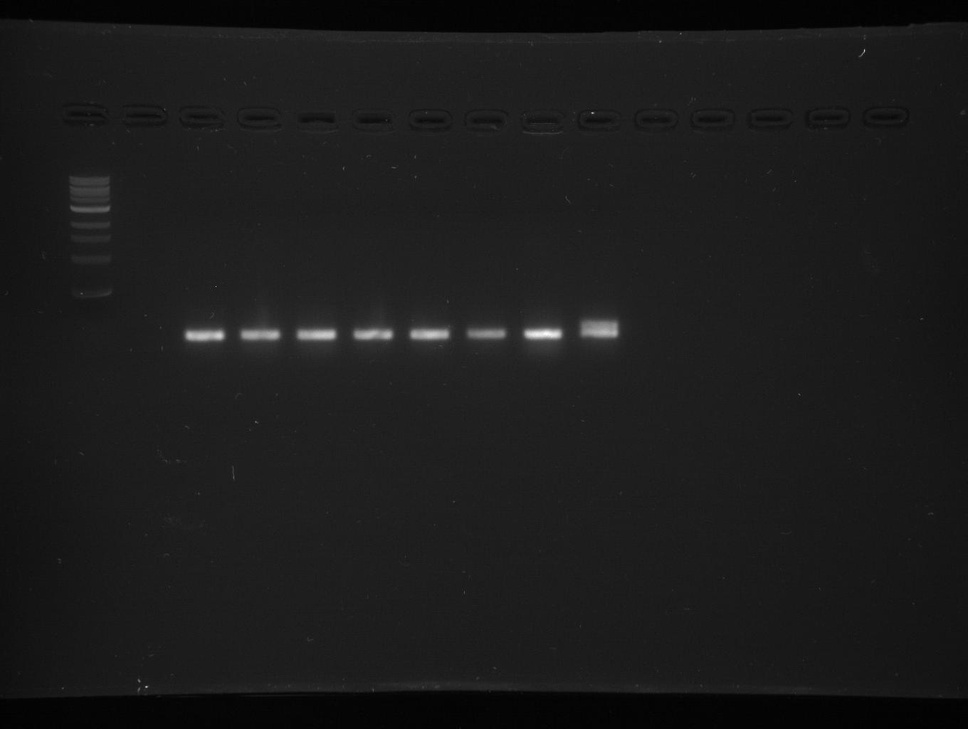
#> input picture UVP02064June72019.jpg, 968 x 729 px, shrunk from 1360 x 1024 before the run
$ jupyter execute region_segmentation.ipynb
#> lines starting #> are read from the running program, lines starting #| are printed output that depends on the picture; after the words box and inside, x2 and y2 are one past the last pixel; in counts of white or black regions, pixels touching at a corner belong together
[cell 1]
import cv2
import numpy as np
import matplotlib.pyplot as plt
import skimage
import imagecodecs
from skimage.filters import sobel
from skimage import morphology
from skimage.util import img_as_ubyte
from skimage.color import rgb2gray
from scipy import ndimage as ndi
from matplotlib import image
from skimage.color import label2rgb


def load_image(path):
    """Load input image"""
#> called with path = '../UVP02064June72019.jpg'
    # Read image
    img = image.imread(path)
#> img is the input picture: shape (729, 968, 3); min 1, max 252, mean 27.5
    # Convert to grayscale
    img = rgb2gray(img)
#> img: shape (729, 968) float64
    # Convert to 2D array with values from 0 to 255
    img = img_as_ubyte(img)
    # Return image as 2D numpy array
    return img

# Create histogram of gray values in image
# Can be used to determine bg and fg values in testing
def make_histogram(image):
    """
    # Create histogram of gray values in image
    # Can be used to determine bg and fg values in testing
    """
    # Actual making of histogram
    hist = np.histogram(image, bins=np.arange(0, 256))
    #print(hist)
    # Graphing the histogram next to the image
    fig, (ax1, ax2) = plt.subplots(1, 2, figsize=(8, 3))
    ax1.imshow(image, cmap=plt.cm.gray, interpolation='nearest')
    ax1.axis('off')
    ax2.plot(hist[1][:-1], hist[0], lw=2)
    ax2.set_title('histogram of grey values')
    plt.show()
    # Return histogram
    return hist


def watershed_seg(image, sure_fg, sure_bg):
    """Apply watershed algorithm to find bands"""
    # Use Sobel filter on original image to find elevation map
    elevation_map = sobel(image)
    # Define markers for the background and foreground of the image
    markers = np.zeros_like(image)
    markers[image < sure_bg] = 1  # <120
    markers[image > sure_fg] = 2  # >190
    # Apply the watershed algorithm itself, using the elevation map and markers
    segmentation = morphology.watershed(elevation_map, markers)
    # Fill holes and relabel bands, giving each a unique label
    segmentation = ndi.binary_fill_holes(segmentation - 1)
    labeled_bands, _ = ndi.label(segmentation)
    # Overlay labels on original image
    image_label_overlay = label2rgb(labeled_bands, image=image)
    # Plot image
    plt.figure()
    plt.title("Region-based Segmentation")
    plt.imshow(image_label_overlay)
    print(labeled_bands)
    # Return 2D array of same shape as orig. image with unique band labels
    return labeled_bands


# Not actually used, will take a few years to execute
# Note overlapp is deliberately mispelled to enable usage of overlap() elsewhere
def overlapp(label1, label2):
    discarded_label_values = []
    for r in range(0, len(label2)):
        if (label2[r] == label2[0]).all():
            continue
        for i in range(0, len(label2[r])):
            if label2[r][i] > 0:
                if label1[r][i] > 0:
                    discarded_label_values.append(label2[r][i])
                    print(r,i)
    for row in label2:
        for item in row:
            if item in discarded_label_values:
                item = 0
                print(row, item)
    return label2


def expand_areas(original_image, labeled_image, sure_bg):
    """Expand the areas of the found bands to those adjacent pixels which
    would potentially make bands on the next pass. Create a mask from them."""
    # Get properties of the labeled bands (will use to find centroid of bands)
    props = skimage.measure.regionprops(labeled_image)
    # Initialize output image
    output_image = np.zeros_like(original_image)
    # For each band
    for band in props:
        # Define centroid
        centroid = band.centroid
        # Set seed point to closest integer coord pair to centroid
        seed_point = (round(centroid[0]), round(centroid[1]))
        print(seed_point)
        # Initialize flooding image as full of zeros
        image_for_flood = np.zeros_like(original_image)
        # Set every pixel in flooding image that could possibly make a new band next pass to 1
        image_for_flood[original_image > sure_bg - 30] = 1
        # Use floodfill on the flooding image using the found bands
        # This will ideally exclude any areas that neighbour found bands from being considered as bands
        output_image_part = skimage.segmentation.flood(image_for_flood, seed_point, tolerance=None)
        # Add the excluded areas of each iteration to final excluded area
        output_image += output_image_part
        #plt.figure()
        #plt.title("Mask")
        #plt.imshow(output_image_part)
    return output_image


# overlap(watershed_seg(load_image("../samples/image3.tif"), 100, 120))

[cell 2]
#####
# Amount of times to repeat watershed algorithm
repetitions = 2

# Load image
img = load_image("../UVP02064June72019.jpg")

# Set starting fg and bg values
sure_fg = 120
sure_bg = 100

# Create copy of loaded image to apply mask to
working_img = img.copy()
# Create template for labels
final_labels = np.zeros_like(img, dtype="int32")

# Repeat the watershed algorithm "repetitions" times
for i in range(0, repetitions):
    print(i)
    # Run watershed algorithm
    label_set = watershed_seg(working_img, sure_fg, sure_bg)
    # Add found bands from this iteration to all found bands
    final_labels += label_set
    # Create mask
    mask = expand_areas(working_img, label_set, sure_bg)
    # Apply mask
    working_img[mask > 0] = 0
    plt.figure()
    plt.title("Masked")
    plt.imshow(working_img)
    # Reduce fg and bg values on each pass
    sure_fg -= 20
    sure_bg -= 20
    plt.figure()
    plt.imshow(label_set)
#> this loop made 2 passes
#> (printed output is left out)
#> pass 1, in watershed_seg, `elevation_map = sobel(image)`:
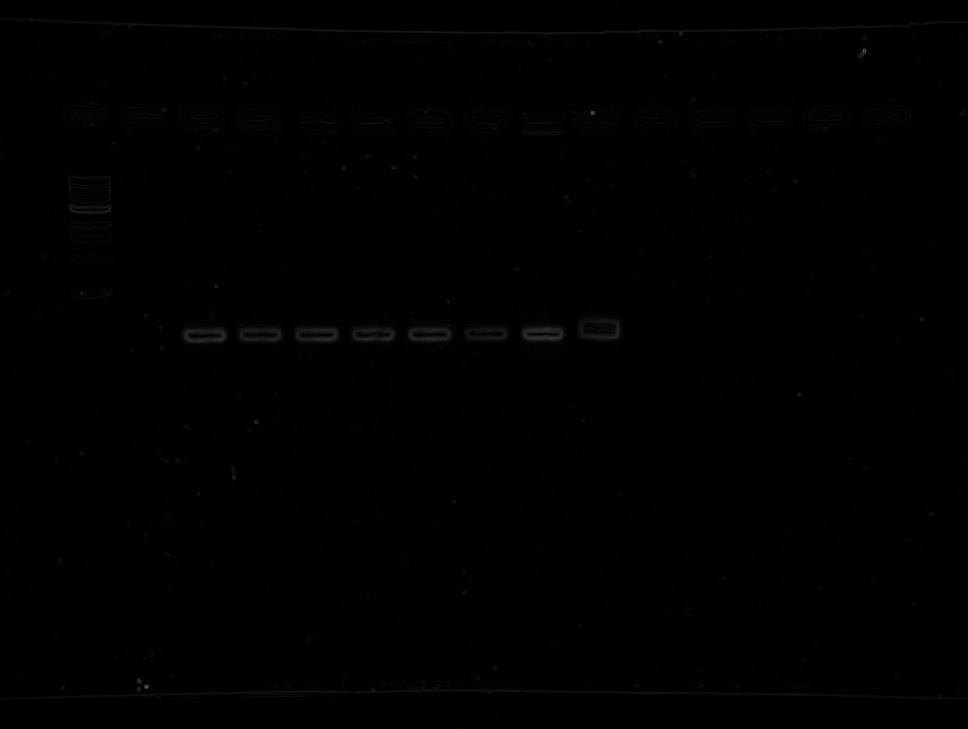
#> elevation_map: shape (729, 968) float64; min 0, max 0.389, mean 0.00485
#> pass 1, in watershed_seg, `segmentation = morphology.watershed(elevation_map, markers)`:
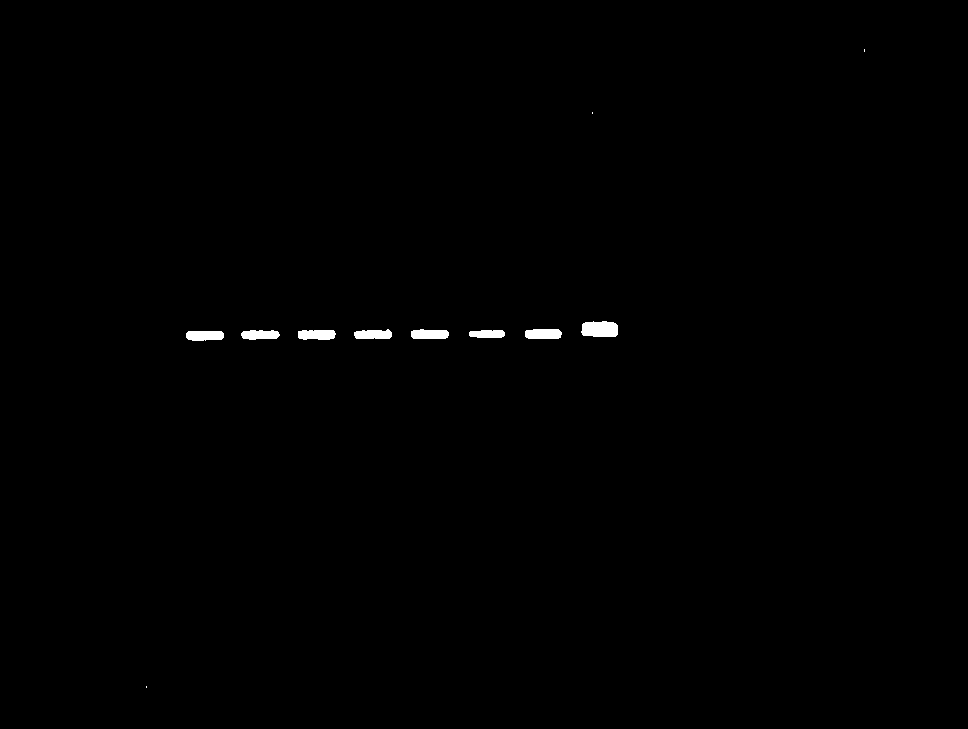
#> segmentation: shape (729, 968); values 1 (black) and 2 (white), 0.39% white; 11 white regions (3 under 20 px), largest, box (x1, y1, x2, y2) and area: (581, 321, 618, 337) 522, (525, 329, 562, 339) 345, (186, 331, 224, 341) 343
#> after the loop: final_labels: shape (729, 968) int32; 12 distinct labels, from 0 to 11
#> after the loop:
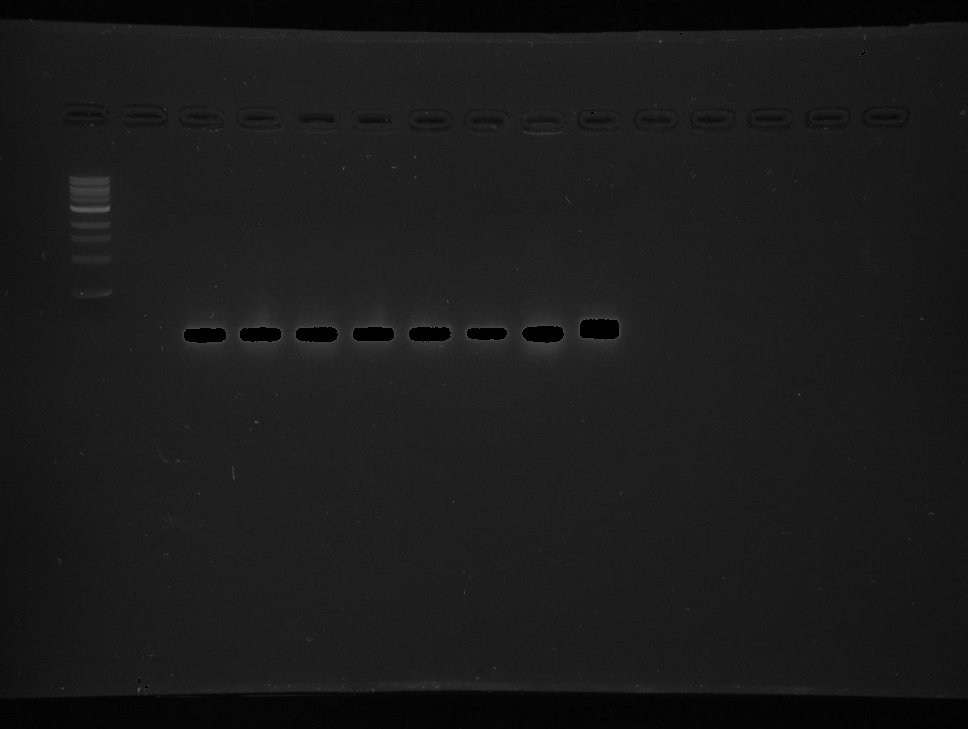
#> working_img: shape (729, 968); min 0, max 95, mean 26.7
#> after the loop, sure_bg = 60; sure_fg = 80


# Relabel bands to ensure correct labelling
labeled_fbands, _ = ndi.label(final_labels)
#> labeled_fbands: shape (729, 968) int32; 14 distinct labels, from 0 to 13
# Overlay found bands on original image
final_overlay = label2rgb(labeled_fbands, image=img)

props = skimage.measure.regionprops(labeled_fbands)
#> props = 13 regions; largest, box (x1, y1, x2, y2) and area: (581, 321, 618, 337) 522, (525, 329, 562, 339) 345, (186, 331, 224, 341) 343, (298, 330, 336, 340) 341, (411, 329, 449, 339) 333
for band in props:
    print(band.centroid)
    print(band.area)
#> this loop made 13 passes
#> (printed output is left out)

# Show final result
plt.figure()
plt.title("After all passes")
plt.imshow(final_overlay)

image.imsave("2_A_result.jpg", final_overlay)
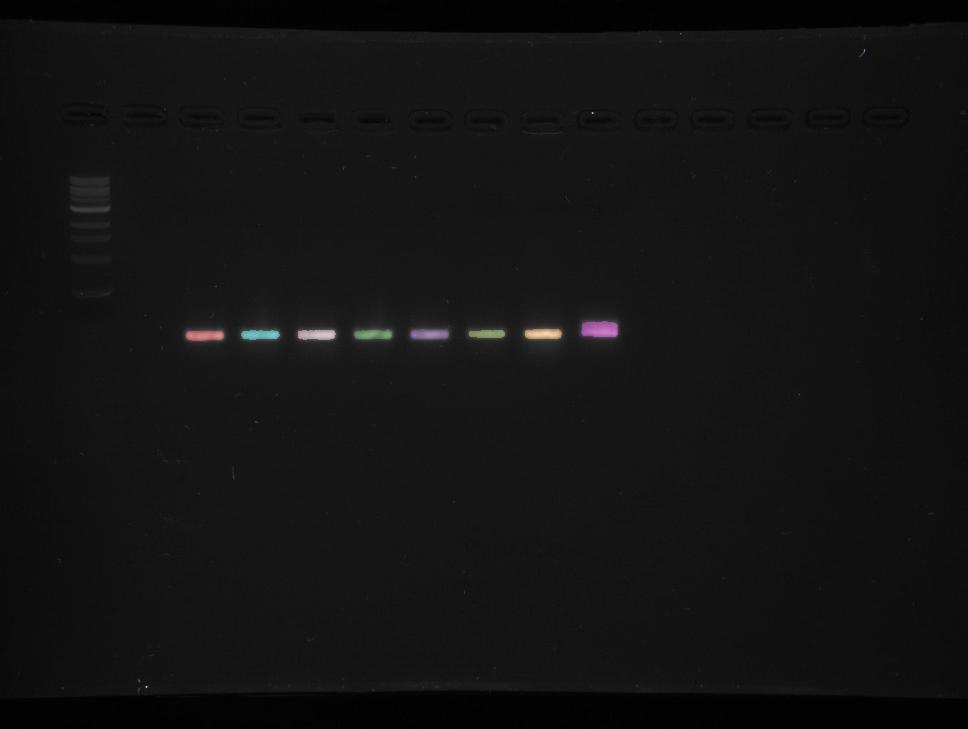
#> saved as 2_A_result.jpg: shape (729, 968, 3); mean R, G, B 19, 18.9, 18.9
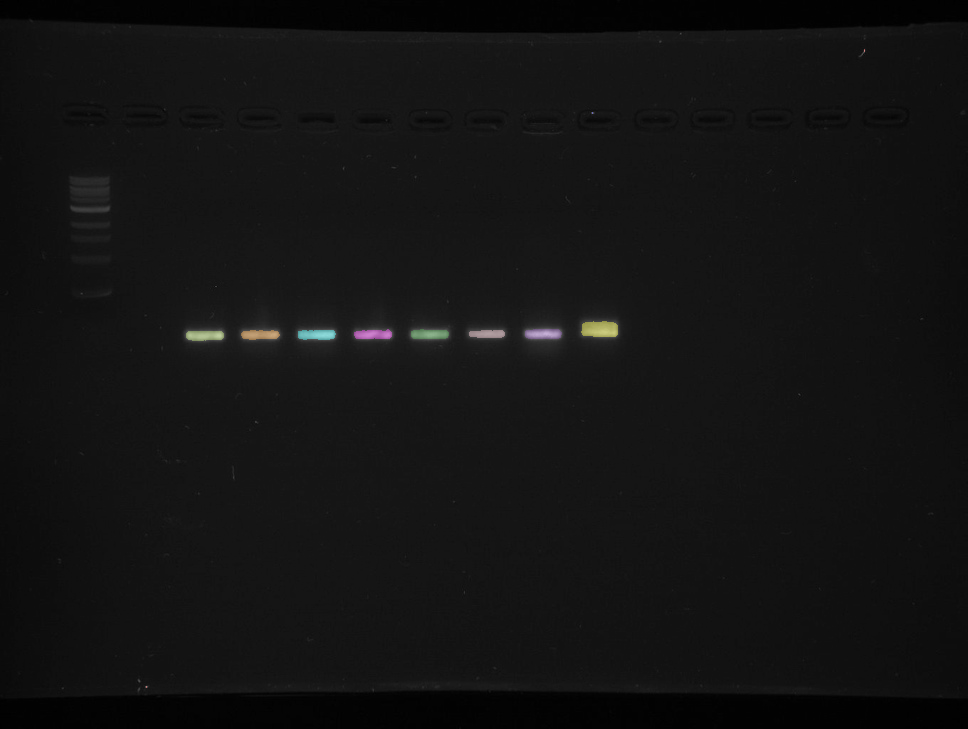
#> shown: shape (729, 968, 3) float64; mean R, G, B 0.0761, 0.0761, 0.0759
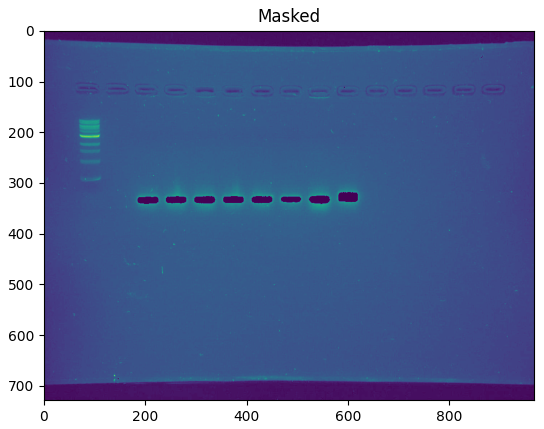
#> figure drawn by matplotlib, 1 panel
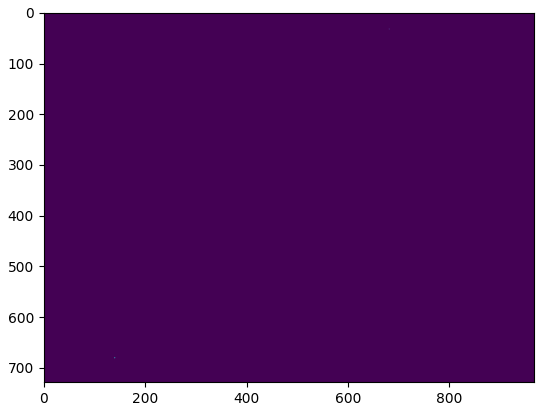
#> figure drawn by matplotlib, 1 panel
